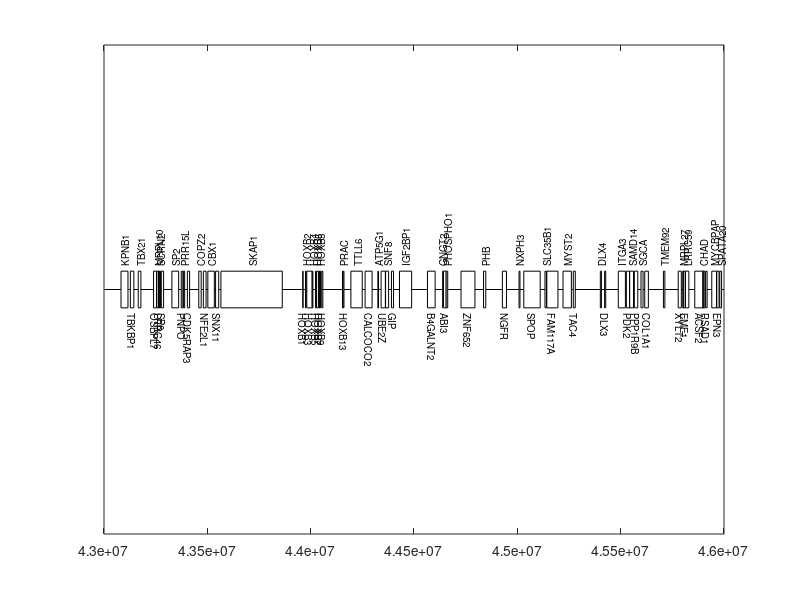

Write the MATLAB code that produced this figure.
function genometrackx(chrid,regionl,regionr)

if nargin==0
    chrid=17;
    regionl=43e6;
    regionr=46e6;
end
load namedgenes_hs_ncbi_b36;

%xls_chrid	xls_strand	xls_genestart	xls_geneend	xls_ensembid
%xls_genename
idx=(xls_chrid==chrid&xls_genestart>=regionl&xls_geneend<=regionr);

xgenename=xls_genename(idx);
%xstrand=xls_strand(idx);
xgenestart=xls_genestart(idx);
xgeneend=xls_geneend(idx);
if ~isempty(xgenestart)
    i_geneplot([xgenestart xgeneend],xgenename,[regionl,regionr])
else
    plot([regionl,regionr],[0 0],'-k');
end
xlim([regionl,regionr])

function i_geneplot(params,gene,regions)

    %plot(regions./1000000,[0 0],'-k');
    %params=params./1000000;
    plot(regions,[0 0],'-k');
    nb = size(params,1);  %  number of boxplots
    hw = 0.15;   %  halfwidth of boxes

    %plot([min(min(params)) max(max(params))],[0 0],'k-')
    c=-1;  
    hold on
    for ii = 1:nb
       temp1 = params(ii,1);
       temp2 = params(ii,2);
       xx = [temp1 temp1 temp2 temp2 temp1];
    %   yy = [ii-hw ii+hw ii+hw ii-hw ii-hw];
       yy = [-hw hw hw -hw -hw];
       %plot(xx,yy,'-')
       %fill(xx,yy,'r');
       patch(xx,yy,'w');
       %text(temp1,hw,gene{ii},'fontsize',7,'Rotation',90);
       c=c*-1;
       if c>0
        text(temp1+round(0.5*(temp2-temp1)),hw+(hw*0.3),gene{ii},'fontsize',7,'Rotation',90);
       else
        text(temp1+round(0.5*(temp2-temp1)),-hw-(hw*0.3),gene{ii},'fontsize',7,'Rotation',-90);
       end
    end
    hold off

    %  make some extra space
    %axlim = axis;
    %axlim(1) = axlim(1)-1;
    %axlim(2) = axlim(2)+1;
    %axlim(3) = axlim(3)-2;
    %axlim(4) = axlim(4)+2;
    %axis(axlim)
    
    ylim([-2 2])
    %{
    [a]=get(gca,'position');
    a(2)=0.5;
    a(4)=0.3;
    set(gca,'position',a);
    %}
    set(gca,'yticklabel',[],'ytick',[]);
    %set(gca,'xcolor',get(clf,'color'),'xtick',[]);


